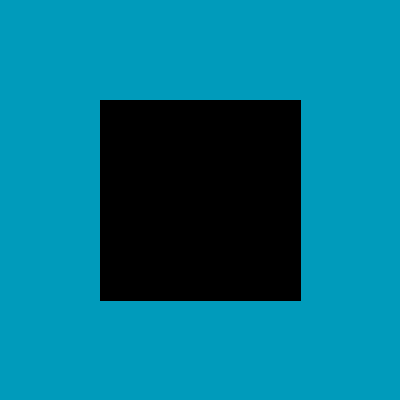
Frame 1 (no input)
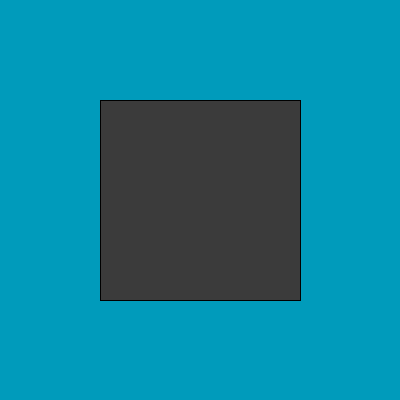
Frame 60 (the mouse pressed at the canvas centre just before this capture)
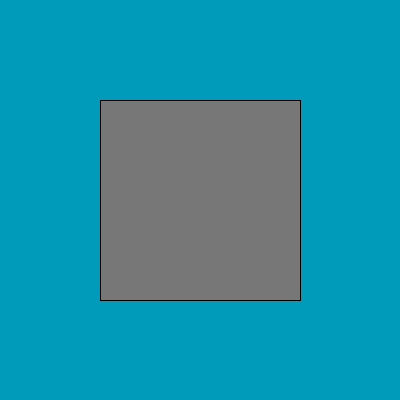
Frame 120 (the mouse held since frame 60 and released just before this capture)

The Processing sketch that drew these frames (run headless with seeded random() and noise(); from frame 60 on, the mouse is pressed at the canvas centre):

// Processing sketch: processing_176938
// ── processing_176938.pde

// Wabern
// 12.12.2014

/*Aufgabenstellung
Schreibe ein Programm, bei dem mittels einer Variable helligkeit ein schwarzes Quadrat langsam heller wird.
Aendere das Programm so, dass das Quadrat wieder dunkler wird, sobald die helligkeit maximal ist.*/

int helligkeit = 0;

void setup(){
size(400,400);
}

void draw(){
background(0,155,187);
fill(helligkeit,helligkeit,helligkeit);
rect(100,100,200,200);
helligkeit=helligkeit+1;
if(helligkeit==255){
helligkeit=0;
}
}
